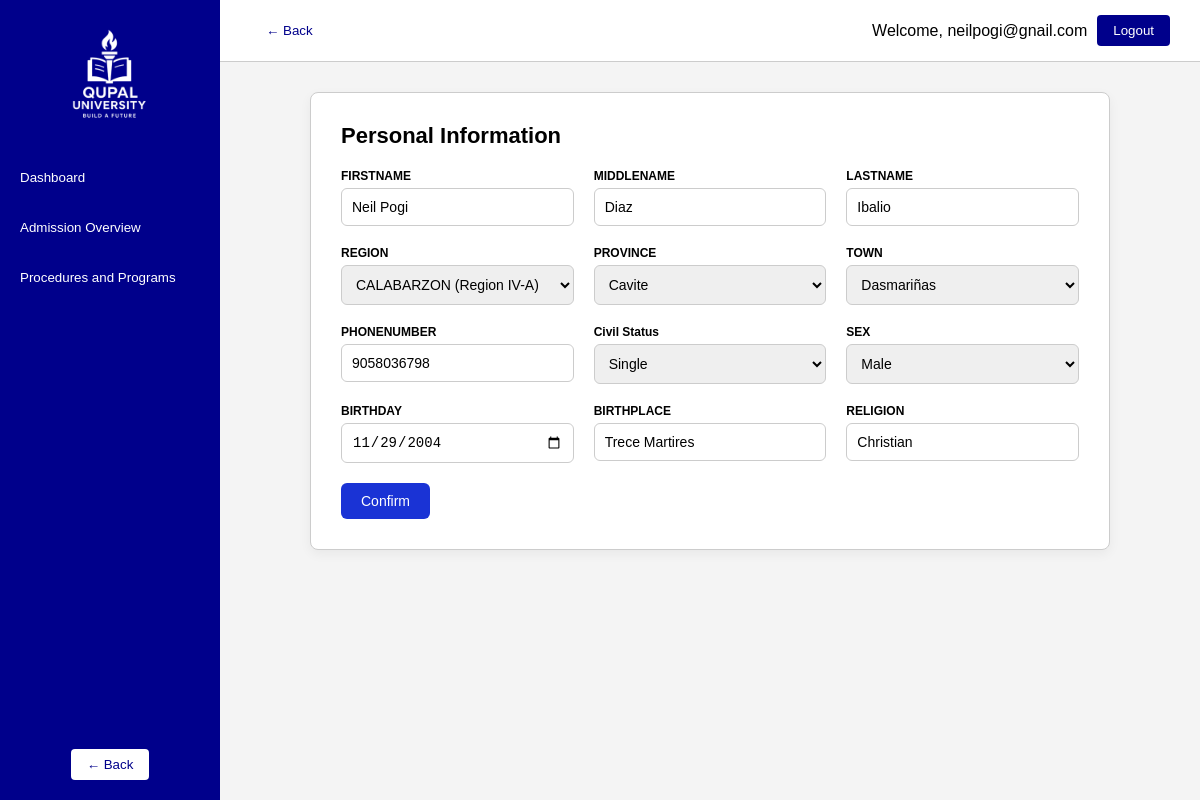
The app's page /userportal/personal_info.php (signed in) with its own data.
### tables this page shows
CREATE TABLE `personal_info` (
  `id` int(20) NOT NULL,
  `username` varchar(50) DEFAULT NULL,
  `firstname` varchar(50) DEFAULT NULL,
  `middlename` varchar(50) DEFAULT NULL,
  `lastname` varchar(50) DEFAULT NULL,
  `region` varchar(100) DEFAULT NULL,
  `province` varchar(100) DEFAULT NULL,
  `town` varchar(100) DEFAULT NULL,
  `phonenumber` bigint(11) DEFAULT NULL,
  `civilstatus` varchar(20) DEFAULT NULL,
  `sex` varchar(10) DEFAULT NULL,
  `birthday` varchar(50) DEFAULT NULL,
  `birthplace` varchar(50) DEFAULT NULL,
  `religion` varchar(50) DEFAULT NULL
);

### userportal/personal_info.php (the view, shortened to what this page needs)
<?php
include('..\php\connection.php');
$user = $_SESSION['user'];
$firstname = $middlename = $lastname = $region = $province = $town = '';
$phonenumber = $civilstatus = $sex = $birthday = $birthplace = $religion = '';
$res = mysqli_query($conn, "SELECT * FROM personal_info WHERE username = '$user'");
if (mysqli_num_rows($res) > 0) {
    $row = mysqli_fetch_assoc($res);
    $firstname = $row['firstname'];
    $middlename = $row['middlename'];
    $lastname = $row['lastname'];
    $region = $row['region'];
    $province = $row['province'];
    $town = $row['town'];
    $phonenumber = $row['phonenumber'];
    $civilstatus = $row['civilstatus'];
    $sex = $row['sex'];
    $birthday = $row['birthday'];
    $birthplace = $row['birthplace'];
    $religion = $row['religion'];
}
?>
<?php include('../php/userformheader.php'); ?>
        <div class="content">
            <div class="maincontainer">
                <div class="admission-form">
                <h2>Personal Information</h2>
                <form method="POST" action="">
                    <div class="form-group">
                    <div class="form-control">
                        <label for="firstname">FIRSTNAME</label>
                        <input type="text" id="firstname" name="firstname" value="<?php echo $firstname; ?>" placeholder="Input Text Field" required>
                    </div>
                    <div class="form-control">
                        <label for="middlename">MIDDLENAME</label>
                        <input type="text" id="middlename" name="middlename" value="<?php echo $middlename; ?>" placeholder="Input Text Field" required>
                    </div>
                    <div class="form-control">
                        <label for="lastname">LASTNAME</label>
                        <input type="text" id="lastname" name="lastname" value="<?php echo $lastname; ?>" placeholder="Input Text Field" required>
                    </div>
                    </div>
                    <div class="form-group">
                    <div class="form-control">
                        <label for="region">REGION</label>
                        <select id="region" name="region" required>
                        <option value="Region IV-A" <?php if($region == "Region IV-A") echo "selected"; ?>>CALABARZON (Region IV-A)</option>
                        </select>
                    </div>
                    <div class="form-control">
                        <label for="province">PROVINCE</label>
                        <select id="province" name="province" required>
                        <option value="Cavite" <?php if($province == "Cavite") echo "selected"; ?>>Cavite</option>
                        </select>
                    </div>
                    <div class="form-control">
                        <label for="town">TOWN</label>
                        <select id="town" name="town" required>
                        <option value="Dasmariñas" <?php if($town == "Dasmariñas") echo "selected"; ?>>Dasmariñas</option>
                        </select>
                    </div>
                    </div>
                    <div class="form-group">
                    <div class="form-control">
                        <label for="phone">PHONENUMBER</label>
                        <input type="text" id="phone" name="phone" value="<?php echo $phonenumber; ?>" placeholder="Input Text Field" required>
                    </div>
                    <div class="form-control">
                        <label for="civilstatus">Civil Status</label>
                        <select id="civilstatus" name="civilstatus" required>
                        <option value="Single" <?php if($civilstatus == "Single") echo "selected"; ?>>Single</option>
                        </select>
                    </div>
                    <div class="form-control">
                        <label for="sex">SEX</label>
                        <select id="sex" name="sex" required>
                        <option value="Male" <?php if($sex == "Male") echo "selected"; ?>>Male</option>
                        </select>
                    </div>
                    </div>
                    <div class="form-group">
                    <div class="form-control">
                        <label for="birthday">BIRTHDAY</label>
                        <input type="date" id="birthday" name="birthday" value="<?php echo $birthday; ?>" required>
                    </div>
                    <div class="form-control">
                        <label for="birthplace">BIRTHPLACE</label>
                        <input type="text" id="birthplace" name="birthplace" value="<?php echo $birthplace; ?>" placeholder="Input Text Field" required>
                    </div>
                    <div class="form-control">
                        <label for="religion">RELIGION</label>
                        <input type="text" id="religion" name="religion" value="<?php echo $religion; ?>" placeholder="Input Text Field" required>
                    </div>
                    </div>
                    <div class="submit-section">
                    <button type="submit" name="submit" class="confirm-btn">Confirm</button>
                    </div>
                </form>
                </div>
            </div>
        </div>
    </div>
</body>
</html>

### css/user_form.css (style rules this page uses)
* { box-sizing: border-box; margin: 0; padding: 0; }
body { font-family: Arial, sans-serif; height: 100vh; margin: 0; display: flex; overflow: hidden; }
.content { flex: 1; padding: 30px; overflow-y: auto; }
.admission-form { width: 100%; max-width: 800px; background: #fff; border: 1px solid #ccc; border-radius: 8px; padding: 30px; margin: auto; box-shadow: 0 4px 12px rgba(0, 0, 0, 0.05); }
.admission-form h2 { font-size: 22px; margin-bottom: 20px; }
.form-group { display: flex; flex-wrap: wrap; gap: 20px; margin-bottom: 20px; }
.form-control { flex: 1; min-width: 220px; display: flex; flex-direction: column; }
label { font-size: 12px; margin-bottom: 5px; font-weight: bold; }
select, input { padding: 10px; font-size: 14px; border: 1px solid #ccc; border-radius: 6px; }
.submit-section { display: flex; flex-direction: column; gap: 10px; }
button.confirm-btn { background-color: #1a33d5; color: white; padding: 10px 20px; font-size: 14px; border: none; border-radius: 6px; cursor: pointer; width: fit-content; }

### records on screen
personal_info: firstname "Neil Pogi", middlename "Diaz", lastname "Ibalio", region "CALABARZON (Region IV-A)", province "Cavite", town "Dasmariñas", phone "9058036798", civilstatus "Single", sex "Male", birthday "11/29/2004", birthplace "Trece Martires", religion "Christian"

### other values on screen
$_SESSION['user'] "neilpogi@gnail.com"
